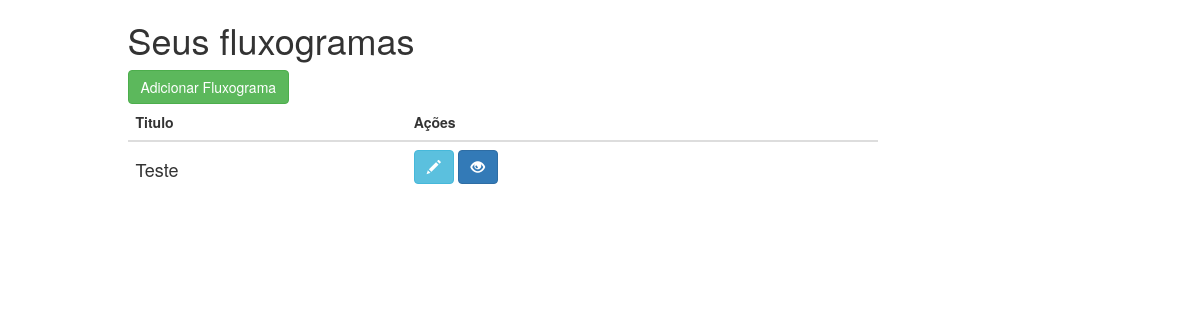
The app's page /fluxograma/, older data.
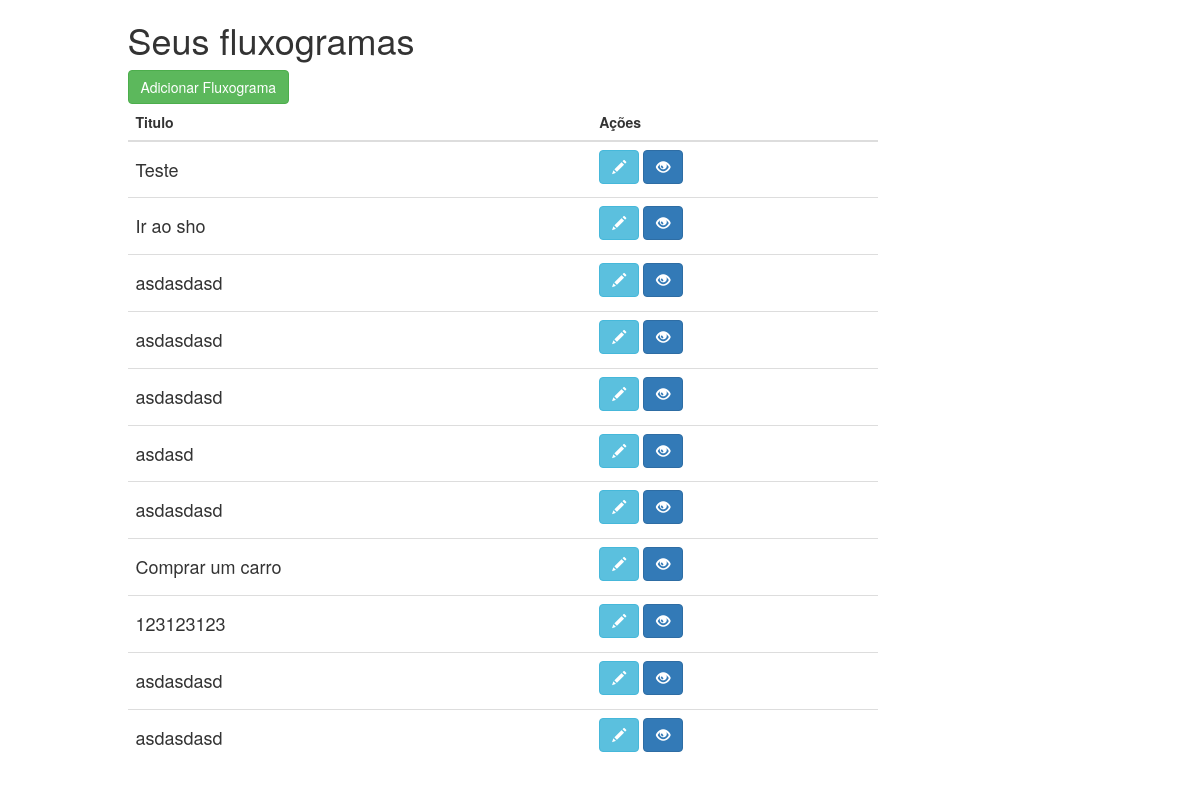
The same page, newer data.
### fluxograma/models.py (models this page shows, shortened)
class Fluxograma(models.Model):
    titulo = models.CharField(max_length=128, default='')
    tarefas = models.ManyToManyField(Tarefa, through='TarefaFluxograma')

### fluxograma/views.py (the view)
def list_flux(request, template_name="fluxogramas/list.html"):
    fluxogramas = Fluxograma.objects.all()
    return render(request, template_name, {'fluxogramas': fluxogramas})

### fluxograma/templates/fluxogramas/list.html
{% extends 'fluxogramas/base.html' %}
{% block content %}
<section>
    <h1>Seus fluxogramas</h1>
    <a href="{% url 'fluxogramas:create' %}"><button class="btn btn-success">Adicionar Fluxograma</button></a>
    <table class="table table-hover">
        <thead>
            <tr>
                <th>Titulo</th>
                <th>Ações</th>
            </tr>
        </thead>
        <tbody>
            {% for flux in fluxogramas %}
            <tr>
                <td><h4>{{ flux.titulo }}</h4></td>
                <td>
                    <a href="{% url 'fluxogramas:edit' flux.id %} "><button class="btn btn-info" title="Editar fluxograma">
                        <i class="glyphicon glyphicon-pencil"></i>
                    </button></a>
                    <a href="{% url 'fluxogramas:detail' flux.id %} "><button class="btn btn-primary" title="Visualizar fluxograma">
                        <i class="glyphicon glyphicon-eye-open"></i>
                    </button></a>
                </td>
            </tr>
            {% empty %}
            <h3>Não há fluxogramas criados ainda.</h3>
            {% endfor %}
        </tbody>
    </table>
</section>
{% endblock content %}

### fluxograma/templates/fluxogramas/base.html (shortened to what this page needs)
{% load staticfiles %}
<!DOCTYPE html>
<html lang="en">
<head>
    <link rel="stylesheet" href="https://maxcdn.bootstrapcdn.com/bootstrap/3.3.7/css/bootstrap.min.css">
    <link rel="stylesheet" href="{% static 'css/main.css' %}">
</head>
<body>
    <div class="container">
        <div class="row">
            <div class="col-md-8 col-md-offset-1">
                {% block content %}
                {% endblock %}
            </div>
        </div>
    </div>
</body>
</html>

Row changes from the older to the newer data that the page shows:
added Fluxograma: titulo "Ir ao sho"
added Fluxograma: titulo "asdasdasd"
added Fluxograma: titulo "asdasdasd"
added Fluxograma: titulo "asdasdasd"
added Fluxograma: titulo "asdasd"
added Fluxograma: titulo "asdasdasd"
added Fluxograma: titulo "Comprar um carro"
added Fluxograma: titulo "123123123"
added Fluxograma: titulo "asdasdasd"
added Fluxograma: titulo "asdasdasd"
